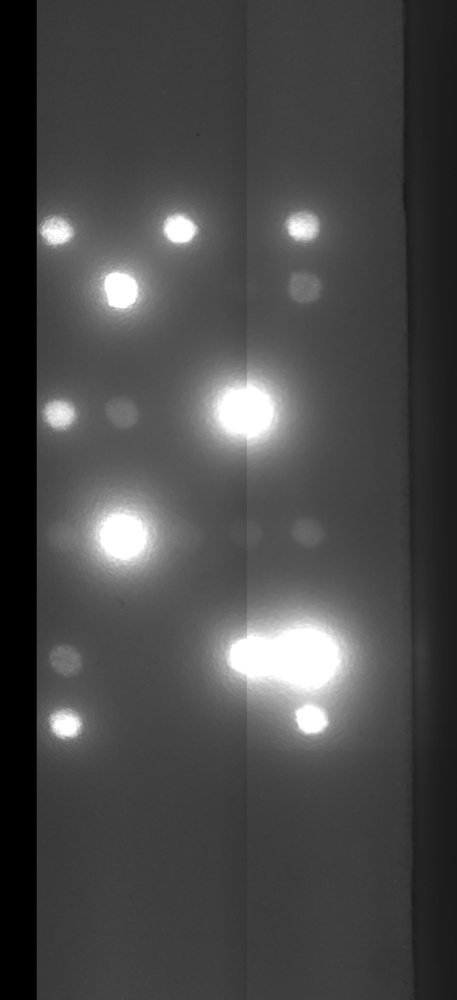
#> input picture 0pic_datasheet/V2.1overexposure/15.jpeg, 457 x 1000 px, shrunk from 2500 x 5472 before the run, found by its file name
$ python img_flatten.py
#> lines starting #> are read from the running program, lines starting #| are printed output that depends on the picture
import cv2 as cv
import numpy as np
from matplotlib import pyplot as plt

img = cv.imread("D:\\WorkSpace\\VIDAS\\0pic_datasheet\\V2.1overexposure\\15.jpeg", 0)
#> img is the input picture: shape (1000, 457); min 0, max 255, mean 72.9
# hist, bins = np.histogram(img.flatten(), 256, [0, 256])

plt.figure(figsize=(15, 15))
plt.subplot(131)
plt.title('gamma = 1')
plt.imshow(img, cmap='gray')  # 原图


# 默认gamma值为1.0，默认不变化
def adjust_gamma(image, gamma=1.0):
#> called with gamma = 0.35
    invgamma = 1 / gamma
    brighter_image = np.array(np.power((image / 255), invgamma) * 255, dtype=np.uint8)
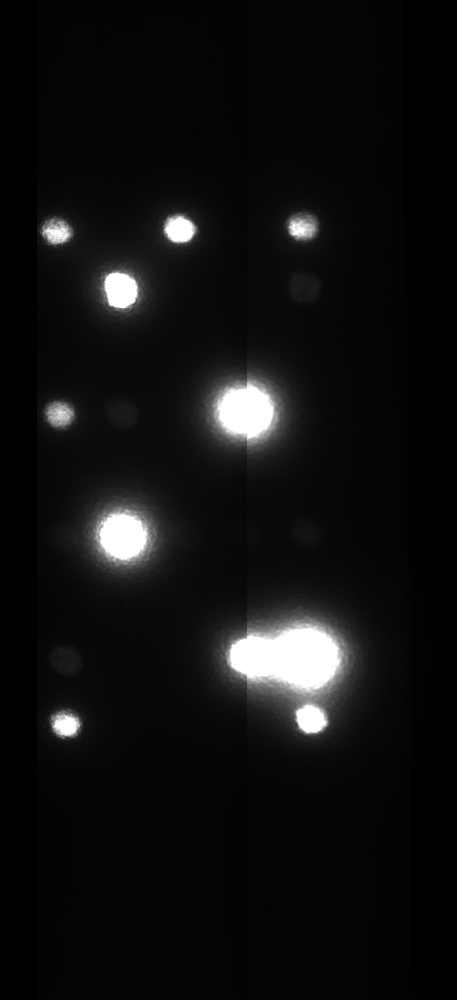
#> brighter_image: shape (1000, 457); min 0, max 255, mean 16.5
    return brighter_image


# gamma大于1，变亮
i = 0.35
img_gamma = adjust_gamma(img, gamma=i)
plt.subplot(132)
plt.title('gamma = %s' % i)
plt.imshow(img_gamma, cmap="gray")

# gamma小于1，变暗
i = 0.5
img_gamma = adjust_gamma(img, gamma=i)
#> call 2 of adjust_gamma, with gamma = 0.5
#> in adjust_gamma (call 2), `brighter_image = np.array(np.power((image / 255), invgamma) * 255, dty..`:
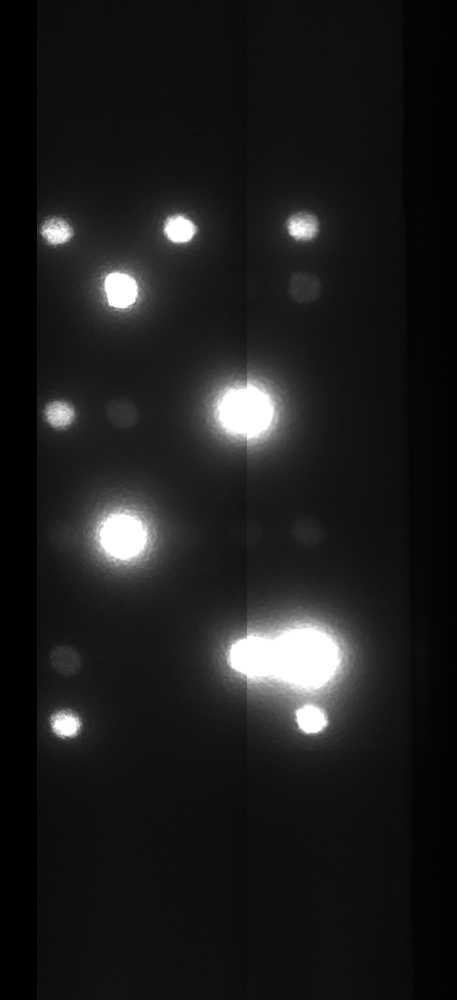
#> brighter_image: shape (1000, 457); min 0, max 255, mean 28.8
plt.subplot(133)
plt.title('gamma = %s' % i)
plt.imshow(img_gamma, cmap="gray")

plt.show()
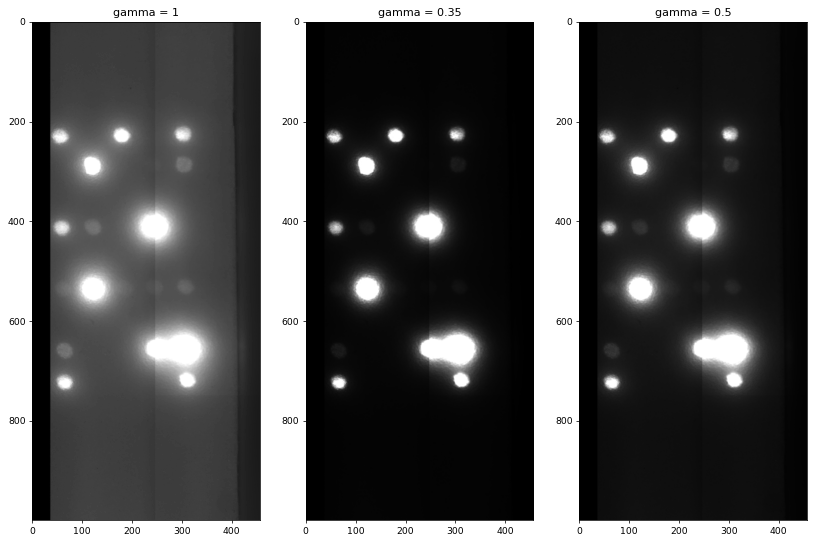
#> figure drawn by matplotlib, 3 panels

$ run again, with 0pic_datasheet/V2.1overexposure/8.jpeg copied over 0pic_datasheet/V2.1overexposure/15.jpeg
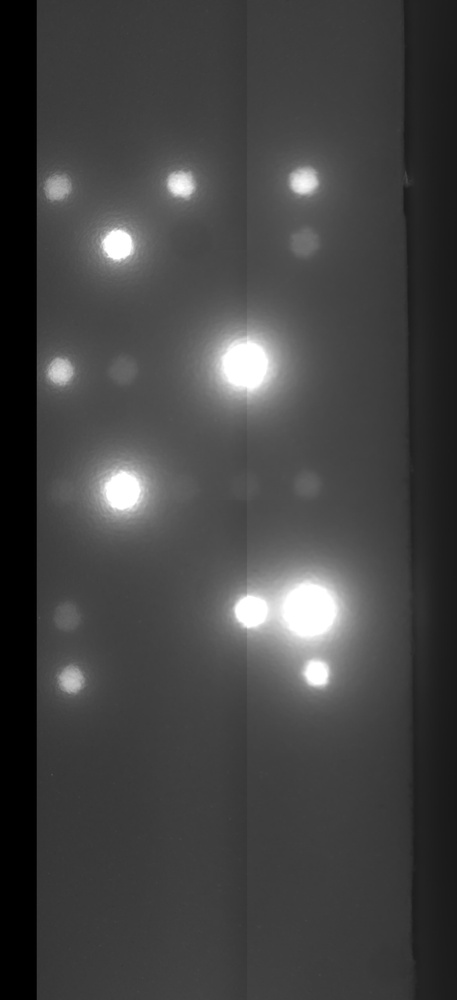
#> input picture 0pic_datasheet/V2.1overexposure/8.jpeg, 457 x 1000 px, shrunk from 2500 x 5472 before the run, found by its file name
#> img is the input picture: shape (1000, 457); min 0, max 255, mean 67.5
#> in adjust_gamma (call 2), `brighter_image = np.array(np.power((image / 255), invgamma) * 255, dty..`:
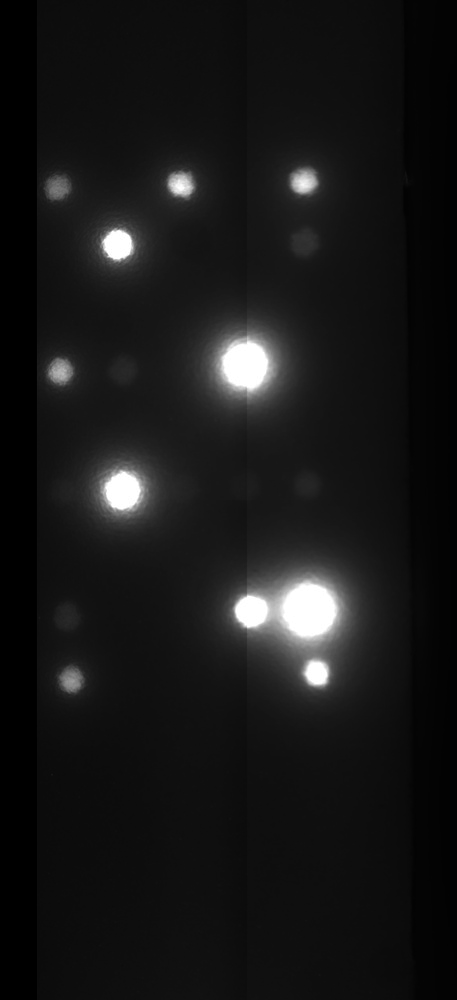
#> brighter_image: shape (1000, 457); min 0, max 255, mean 23.8
#> `plt.show()`:
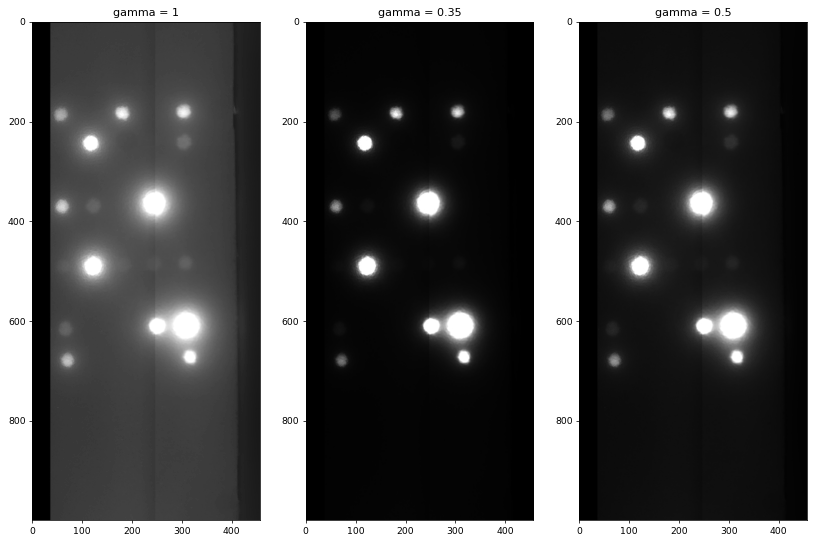
#> figure drawn by matplotlib, 3 panels

$ run again, with 0pic_datasheet/V2.1overexposure/2023_12_09_11_52_16-1.jpeg copied over 0pic_datasheet/V2.1overexposure/15.jpeg
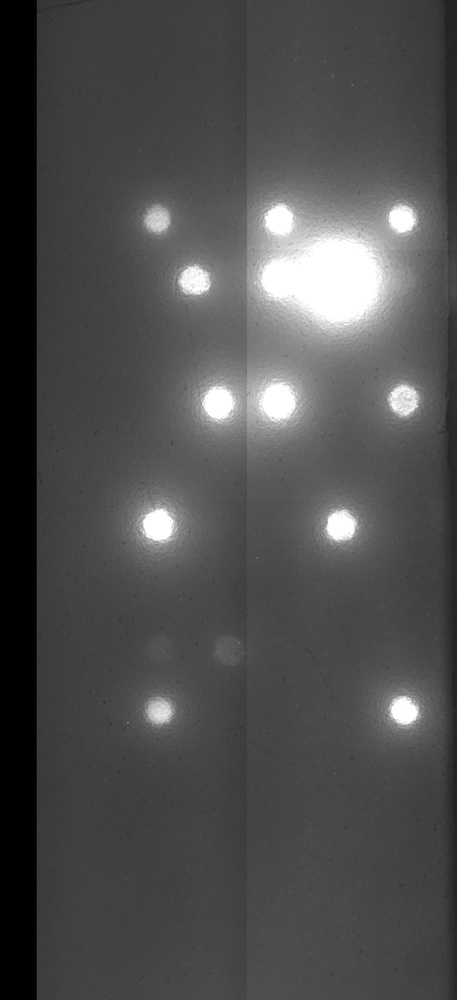
#> input picture 0pic_datasheet/V2.1overexposure/2023_12_09_11_52_16-1.jpeg, 457 x 1000 px, shrunk from 2500 x 5472 before the run, found by its file name
#> img is the input picture: shape (1000, 457); min 0, max 255, mean 78.2
#> in adjust_gamma (call 2), `brighter_image = np.array(np.power((image / 255), invgamma) * 255, dty..`:
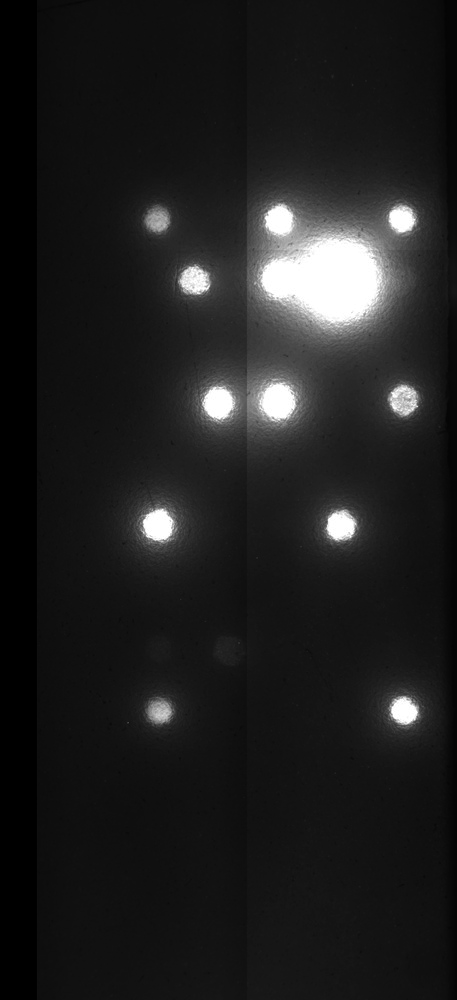
#> brighter_image: shape (1000, 457); min 0, max 255, mean 31.4
#> `plt.show()`:
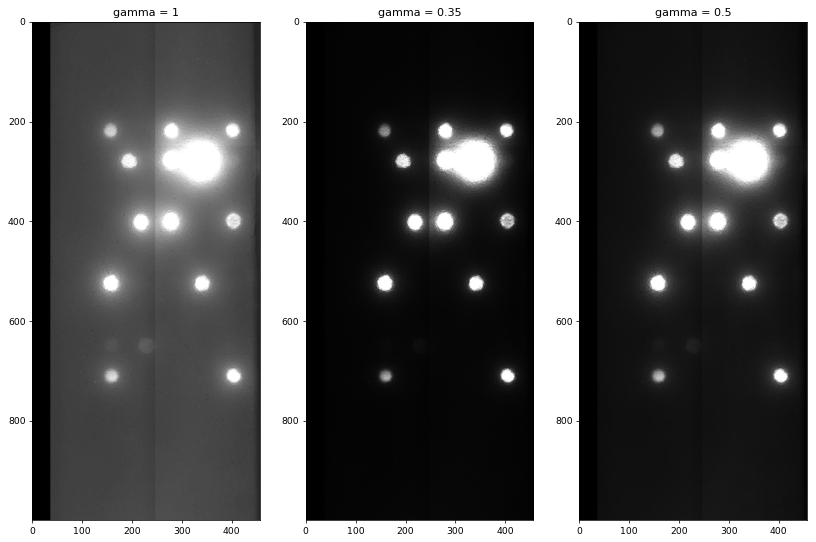
#> figure drawn by matplotlib, 3 panels

$ run again, with 0pic_datasheet/V2.1overexposure/2023_12_09_13_48_11-1.jpeg copied over 0pic_datasheet/V2.1overexposure/15.jpeg
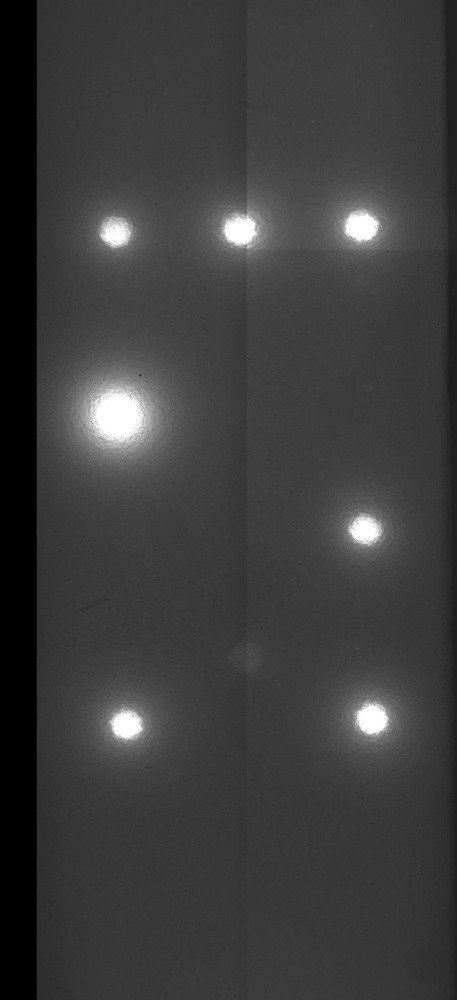
#> input picture 0pic_datasheet/V2.1overexposure/2023_12_09_13_48_11-1.jpeg, 457 x 1000 px, shrunk from 2500 x 5472 before the run, found by its file name
#> img is the input picture: shape (1000, 457); min 0, max 255, mean 60.9
#> in adjust_gamma (call 2), `brighter_image = np.array(np.power((image / 255), invgamma) * 255, dty..`:
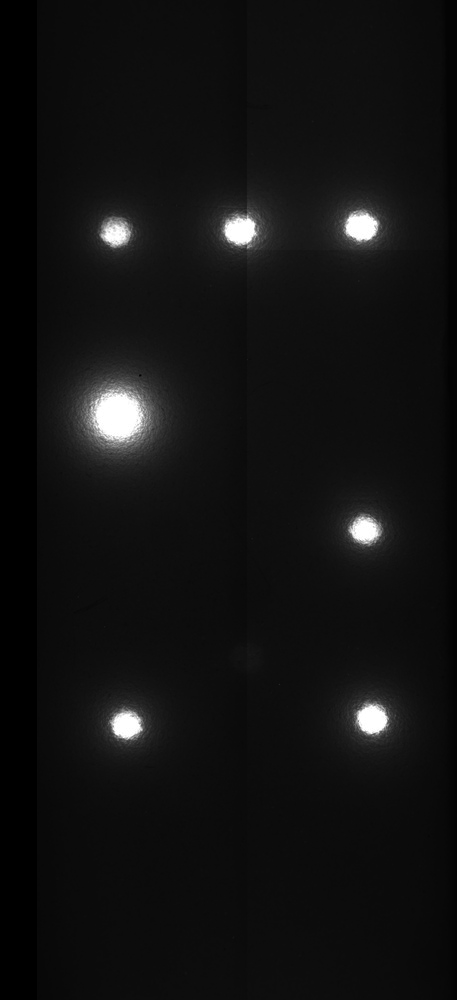
#> brighter_image: shape (1000, 457); min 0, max 255, mean 18
#> `plt.show()`:
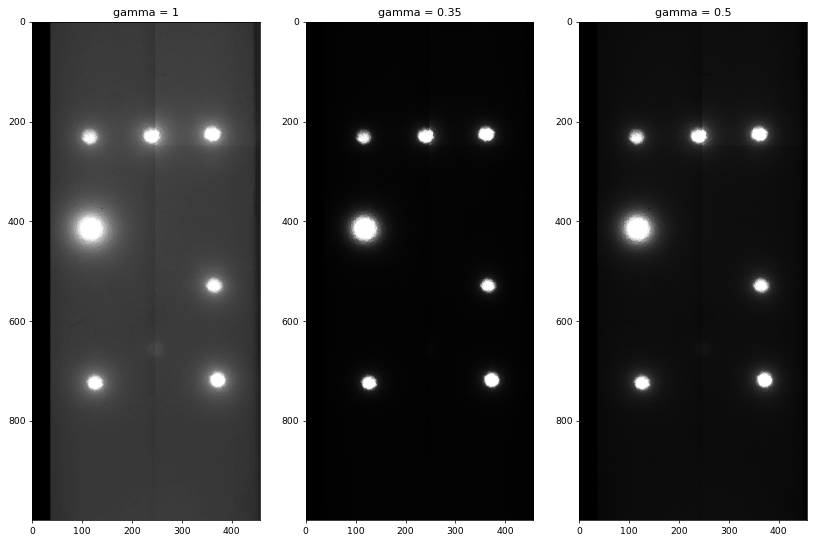
#> figure drawn by matplotlib, 3 panels
